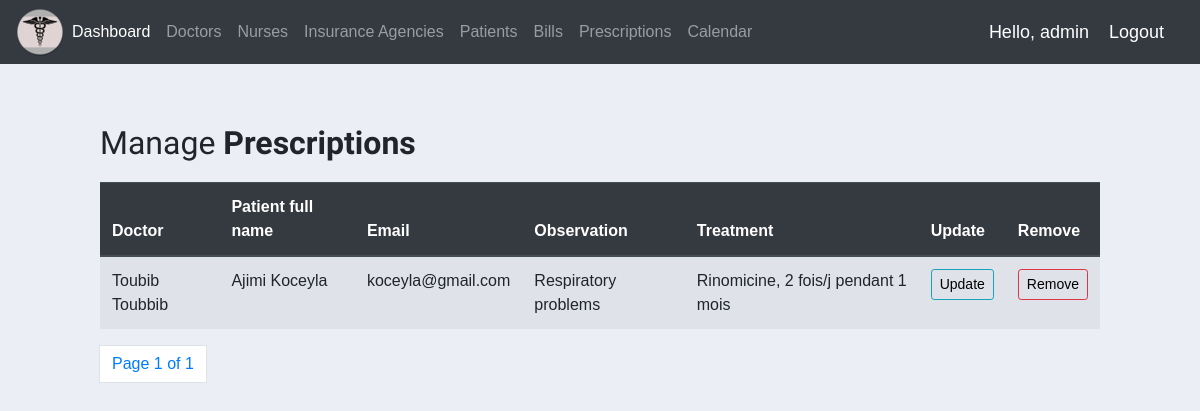
Page /list_entities/prescription (signed in) on the committed database.
### mainapp/models.py (models this page shows, shortened)
class Prescription(models.Model):
    consultation = models.OneToOneField(Consultation, null=True, on_delete=models.CASCADE)
    treatment = models.CharField(max_length=200, null=True)

class Consultation(models.Model):
    appointment = models.OneToOneField(Appointment, null=True, on_delete=models.SET_NULL)
    doctor = models.ForeignKey(Doctor, null=True, on_delete=models.SET_NULL)
    observation = models.CharField(max_length=200)

class CommonInfo(models.Model):
    SEX = (
        ('Male', 'Male'),
        ('Female', 'Female'),
    )
    first_name = models.CharField(max_length=80, null=True)
    last_name = models.CharField(max_length=80, null=True)
    birth_date = models.DateField(null=True)
    sex = models.CharField(max_length=10, choices=SEX, null=True)
    cin = models.CharField(max_length=15, null=True)
    phone_nb = models.CharField(max_length=30, null=True)
    address = models.ForeignKey(Address, null=True, on_delete=models.SET_NULL)
    objects = models.Manager()
    class Meta:
        abstract = True

class Doctor(CommonInfo):
    user = models.OneToOneField(User, null=True, on_delete=models.CASCADE)
    SPECIALTY = (
        ('General practice', 'General practice'),
        ('Clinical radiology', 'Clinical radiology'),
        ('Anaesthesia', 'Anaesthesia'),
        ('Ophthalmology', 'Ophthalmology')
    )
    email = models.EmailField()
    pwd = models.CharField(max_length=200)
    salary = models.FloatField()
    specialty = models.CharField(max_length=200, choices=SPECIALTY)
    is_active = models.BooleanField(default=True)
    created = models.DateField(auto_now_add=True)
    objects = models.Manager()

class Appointment(models.Model):
    day = models.DateField(u'Day of the appointment', help_text=u'Day of the appointment')
    start_time = models.TimeField(u'Starting time', help_text=u'Starting time')
    end_time = models.TimeField(u'Final time', help_text=u'Final time')
    patient = models.ForeignKey(
        Patient,
        null=True,
        on_delete=models.SET_NULL,
        related_name='appointments'
    )
    APPOINTMENT_STATES = (
        ('Confirmed', 'Confirmed'),
        ('Pending', 'Pending'),
        ('Canceled', 'Canceled'),
    )
    state = models.CharField(max_length=20, choices=APPOINTMENT_STATES, default='Canceled', null=True)
    SPECIALTY = (
        ('General practice', 'General practice'),
        ('Clinical radiology', 'Clinical radiology'),
        ('Anaesthesia', 'Anaesthesia'),
        ('Ophthalmology', 'Ophthalmology')
    )
    specialty = models.CharField(max_length=200, choices=SPECIALTY, null=True)
    consulted = models.BooleanField(default=False)
    class Meta:
        verbose_name = u'Appointment'
        verbose_name_plural = u'Appointments'

class Patient(CommonInfo):
    user = models.OneToOneField(User, null=True, on_delete=models.CASCADE)
    email = models.EmailField(null=True)
    insur_acc_nb = models.OneToOneField(InsuranceAccount, null=True, on_delete=models.SET_NULL)
    weight = models.IntegerField(validators=[
        MaxValueValidator(200),
        MinValueValidator(1)
    ], null=True)
    allergies = models.CharField(max_length=200, null=True)

### mainapp/decorators.py (the view)
        def wrapper_func(request, *args, **kwargs):
            group = None
            if request.user.groups.exists():
                group = request.user.groups.all()[0].name
            if group in allowed_roles:
                return view_func(request, *args, **kwargs)
            else:
                return redirect('home')

### mainapp/templatetags/usergroup_tag.py (called while the page is built)
@register.filter(name='has_group')
def has_group(user, group_name):
    return user.groups.filter(name=group_name).exists()

### mainapp/templates/mainapp/entities/prescriptions.html
{% extends "base.html" %}
{% load static %}
{% block content %}
<div class="table-wrapper">
        <div class="table-title">
            <div class="row">
                <div class="col-sm-10">
                    <h2>Manage <b>Prescriptions</b></h2>
                </div>
            </div>
        </div>
        <table class="table table-striped">
            <thead class="thead-dark">
                <tr>
                  <th scope="col">Doctor</th>
                  <th scope="col">Patient full name</th>
                  <th scope="col">Email</th>
                  <th scope="col">Observation</th>
                  <th scope="col">Treatment</th>
                  <th scope="col">Update</th>
                  <th scope="col">Remove</th>
                </tr>
            </thead>
            <tbody>
                {% for item in items %}
                    <tr>
                      <td>{{ item.consultation.doctor.last_name }} {{ item.consultation.doctor.first_name }}</td>
                      <td>{{ item.consultation.appointment.patient.last_name }} {{ item.consultation.appointment.patient.first_name }}</td>
                      <td>{{ item.consultation.appointment.patient.email }}</td>
                      <td>{{ item.consultation.observation }}</td>
                      <td>{{ item.treatment }} </td>
                      <td><a class="btn btn-sm btn-info" href="{% url 'update_bp' item.id 'prescription' %}">Update</a></td>
                      <td><a class="btn btn-sm btn-danger" href="{% url 'delete' item.id 'prescription' %}">Remove</a></td>
                    </tr>
                {% endfor %}
            </tbody>
        </table>
</div>
        {% include '../../pagination.html' with page=items %}
{% endblock %}

### mainapp/templates/navbar.html (shortened to what this page needs)
{% load static %}
{% load usergroup_tag %}
<nav class="navbar navbar-expand-lg navbar-dark bg-dark">
  <img src="{% static 'images/medlogo.ico' %}">
  <div class="collapse navbar-collapse" id="navbarTogglerDemo02">
    <ul class="navbar-nav mr-auto mt-2 mt-lg-0">
      <li class="nav-item active">
        {% if request.user|has_group:"admin" %}
        <a class="nav-link" href="{% url 'dashboard'  %}">Dashboard <span class="sr-only">(current)</span></a>
        {% else %}
          <a class="nav-link" href="{% url 'home'  %}">Home <span class="sr-only">(current)</span></a>
        {% endif %}
      </li>
      {% if request.user|has_group:"patient" %}
        <li class="nav-item">
          <a class="nav-link" href="{% url 'patientDocs' 'document' %}">My documents</a>
        </li>
        <li class="nav-item">
          <a class="nav-link" href="{% url 'patientDocs' 'prescription' %}">My prescriptions</a>
        </li>
        <li class="nav-item">
          <a class="nav-link" href="{% url 'patientDocs' 'bill' %}">My bills</a>
        </li>
        <li class="nav-item">
          <a class="nav-link" href="{% url 'patientDocs' 'insurance' %}">My insurance</a>
        </li>
        <li class="nav-item">
          <a class="nav-link" href="{% url 'calendar' %}">Make an appointment</a>
        </li>
      {% elif request.user|has_group:"admin" %}
        <li class="nav-item">
          <a class="nav-link" href="{% url 'list_entities' 'doctor' %}">Doctors</a>
        </li>
        <li class="nav-item">
          <a class="nav-link" href="{% url 'list_entities' 'nurse' %}">Nurses</a>
        </li>
        <li class="nav-item">
          <a class="nav-link" href="{% url 'list_entities' 'agency' %}">Insurance Agencies</a>
        </li>
        <li class="nav-item">
          <a class="nav-link" href="{% url 'list_entities' 'patient' %}">Patients</a>
        </li>
        <li class="nav-item">
          <a class="nav-link" href="{% url 'list_entities' 'bill' %}">Bills</a>
        </li>
        <li class="nav-item">
          <a class="nav-link" href="{% url 'list_entities' 'prescription' %}">Prescriptions</a>
        </li>
        <li class="nav-item">
          <a class="nav-link" href="{% url 'calendar'  %}">Calendar</a>
        </li>
      {% endif %}
    </ul>
  </div>
  <span class="hello-msg">Hello, {{ request.user }}</span>
  <span><a class="hello-msg" href="{% url 'logout' %}">Logout</a></span>
</nav>

### mainapp/static/css/base.css (style rules this page uses)
body { margin:0; padding:0; font-family:helvetica, sans-serif; background-color:rgb(208,0,0); }
a { color:#12c064; text-decoration:none; }
h1, h2, h3, h4, h5 , h6 { font-family: 'Muli', sans-serif; font-weight:normal; }
h2 { margin:30px 0 20px; }

### mainapp/static/css/calendar.css (style rules this page uses)
ul { height: 100%; padding: 0px 5px 0px 20px; }
a { color: #17a2b8; }
.btn { outline: none; color: black; background-color: transparent; box-shadow: 0 0 0 0; }

### mainapp/templates/navbar.html (style rules this page uses)
.hello-msg { font-size:18px; color:#fff; margin-right:20px; }

### rows in the picture
Prescription: consultation.doctor.last_name "Toubib", consultation.doctor.first_name "Toubbib", consultation.appointment.patient.last_name "Ajimi", consultation.appointment.patient.first_name "Koceyla", consultation.appointment.patient.email "koceyla@gmail.com", consultation.observation "Respiratory problems", treatment "Rinomicine, 2 fois/j pendant 1 mois"

### other values in the picture
{{ request.user }} "admin"
{{ page.number }} "1"
{{ page.paginator.num_pages }} "1"
